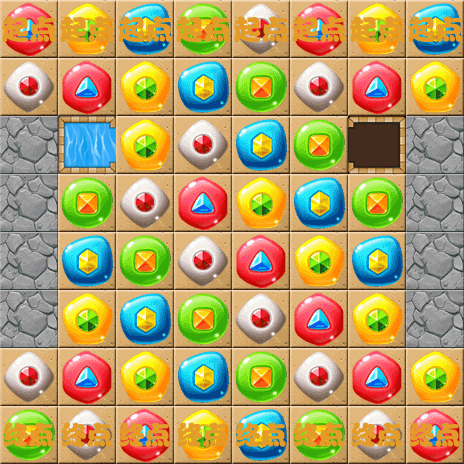

Below is a game level as drawn by its tile map, then a one-line description and the .tmx that defines it (tile-layer data replaced by summaries):
An orthogonal 8x8 tile map with 58x58 px tiles, 8 tile layers (1-layer, 2-layer, 3-layer, 4-layer, ...).

<map version="1.0" orientation="orthogonal" renderorder="right-down" width="8" height="8" tilewidth="58" tileheight="58">
 <tileset firstgid="1" name="backgroundBlock" tilewidth="58" tileheight="58">
  <image source="backgroundBlock.png" width="348" height="870" />
 </tileset>
 <layer name="1-layer" width="8" height="8">
  <data>[64 cells, 47 non-empty, 1 distinct tile ids]</data>
 </layer>
 <layer name="2-layer" width="8" height="8">
  <data>[64 cells, 58 non-empty, 8 distinct tile ids]</data>
 </layer>
 <layer name="3-layer" width="8" height="8">
  <data>[64 cells, 60 non-empty, 2 distinct tile ids]</data>
 </layer>
 <layer name="4-layer" width="8" height="8">
  <data>[64 cells, 55 non-empty, 1 distinct tile ids]</data>
 </layer>
 <layer name="5-layer" width="8" height="8">
  <data>[64 cells, 57 non-empty, 1 distinct tile ids]</data>
 </layer>
 <layer name="6-layer" width="8" height="8">
  <data>[64 cells, 64 non-empty, 8 distinct tile ids]</data>
 </layer>
 <layer name="7-layer" width="8" height="8">
  <data>[64 cells, 63 non-empty, 1 distinct tile ids]</data>
 </layer>
 <layer name="8-layer" width="8" height="8">
  <data>[64 cells, 63 non-empty, 3 distinct tile ids]</data>
 </layer>
</map>
